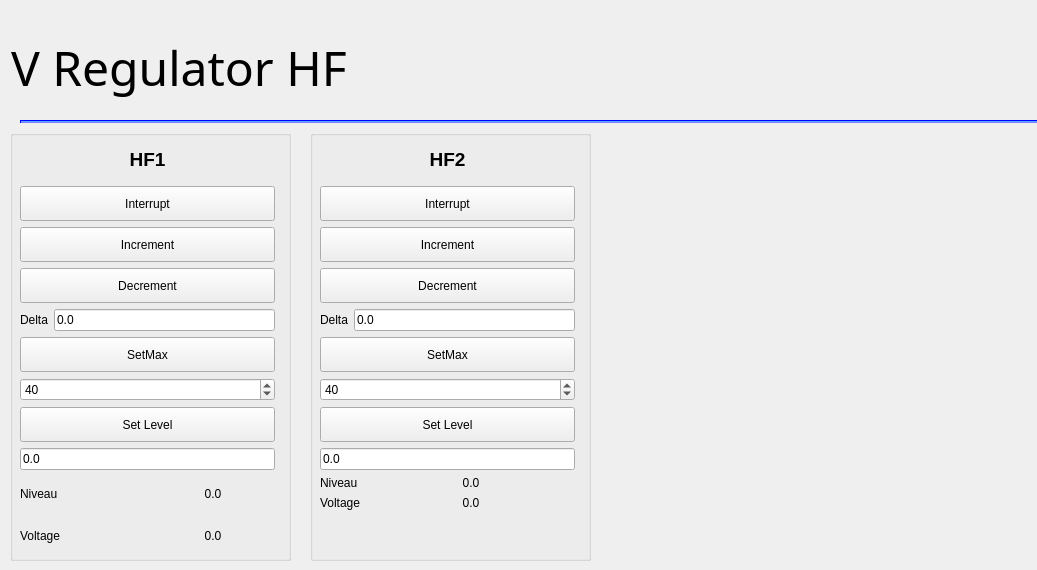
<?xml version="1.0" encoding="UTF-8"?>
<ui version="4.0">
 <class>VoltageRegulatorGui</class>
 <widget class="QWidget" name="VoltageRegulatorGui">
  <property name="geometry">
   <rect>
    <x>0</x>
    <y>0</y>
    <width>1037</width>
    <height>570</height>
   </rect>
  </property>
  <property name="sizePolicy">
   <sizepolicy hsizetype="Maximum" vsizetype="Maximum">
    <horstretch>0</horstretch>
    <verstretch>0</verstretch>
   </sizepolicy>
  </property>
  <property name="maximumSize">
   <size>
    <width>1900</width>
    <height>1200</height>
   </size>
  </property>
  <property name="windowTitle">
   <string>Form</string>
  </property>
  <property name="styleSheet">
   <string notr="true"/>
  </property>
  <widget class="QWidget" name="layoutWidget">
   <property name="geometry">
    <rect>
     <x>11</x>
     <y>13</y>
     <width>1631</width>
     <height>111</height>
    </rect>
   </property>
   <layout class="QHBoxLayout" name="horizontalLayout_3">
    <item>
     <widget class="QLabel" name="label_4">
      <property name="maximumSize">
       <size>
        <width>16777215</width>
        <height>78</height>
       </size>
      </property>
      <property name="font">
       <font>
        <family>padmaa</family>
        <pointsize>40</pointsize>
       </font>
      </property>
      <property name="styleSheet">
       <string notr="true">border: none
</string>
      </property>
      <property name="text">
       <string>&lt;html&gt;&lt;head/&gt;&lt;body&gt;&lt;p&gt;&lt;span style=&quot; font-size:36pt;&quot;&gt;V Regulator HF&lt;/span&gt;&lt;/p&gt;&lt;/body&gt;&lt;/html&gt;</string>
      </property>
     </widget>
    </item>
    <item>
     <spacer name="horizontalSpacer">
      <property name="orientation">
       <enum>Qt::Horizontal</enum>
      </property>
      <property name="sizeHint" stdset="0">
       <size>
        <width>40</width>
        <height>20</height>
       </size>
      </property>
     </spacer>
    </item>
    <item>
     <spacer name="horizontalSpacer_3">
      <property name="orientation">
       <enum>Qt::Horizontal</enum>
      </property>
      <property name="sizeHint" stdset="0">
       <size>
        <width>40</width>
        <height>20</height>
       </size>
      </property>
     </spacer>
    </item>
    <item>
     <layout class="QHBoxLayout" name="horizontalLayout_6"/>
    </item>
   </layout>
  </widget>
  <widget class="Line" name="line">
   <property name="geometry">
    <rect>
     <x>20</x>
     <y>120</y>
     <width>1540</width>
     <height>3</height>
    </rect>
   </property>
   <property name="styleSheet">
    <string notr="true">#line {
border: 0.5px solid blue;
background: rgb(85, 170, 255);
        border-style: inset;
}</string>
   </property>
   <property name="orientation">
    <enum>Qt::Horizontal</enum>
   </property>
  </widget>
  <widget class="QGroupBox" name="groupBox_4">
   <property name="geometry">
    <rect>
     <x>10</x>
     <y>130</y>
     <width>281</width>
     <height>431</height>
    </rect>
   </property>
   <property name="title">
    <string/>
   </property>
   <widget class="QWidget" name="verticalLayoutWidget_6">
    <property name="geometry">
     <rect>
      <x>10</x>
      <y>10</y>
      <width>255</width>
      <height>413</height>
     </rect>
    </property>
    <layout class="QVBoxLayout" name="verticalLayout_6">
     <item>
      <widget class="QLabel" name="label_13">
       <property name="sizePolicy">
        <sizepolicy hsizetype="Minimum" vsizetype="Preferred">
         <horstretch>0</horstretch>
         <verstretch>0</verstretch>
        </sizepolicy>
       </property>
       <property name="minimumSize">
        <size>
         <width>0</width>
         <height>40</height>
        </size>
       </property>
       <property name="maximumSize">
        <size>
         <width>16777215</width>
         <height>40</height>
        </size>
       </property>
       <property name="text">
        <string>&lt;html&gt;&lt;head/&gt;&lt;body&gt;&lt;p&gt;&lt;span style=&quot; font-size:14pt; font-weight:600;&quot;&gt;HF1&lt;/span&gt;&lt;/p&gt;&lt;/body&gt;&lt;/html&gt;</string>
       </property>
       <property name="alignment">
        <set>Qt::AlignCenter</set>
       </property>
      </widget>
     </item>
     <item>
      <widget class="QPushButton" name="pushButton_interrupt">
       <property name="minimumSize">
        <size>
         <width>0</width>
         <height>35</height>
        </size>
       </property>
       <property name="text">
        <string>Interrupt</string>
       </property>
      </widget>
     </item>
     <item>
      <widget class="QPushButton" name="pushButton_increment">
       <property name="minimumSize">
        <size>
         <width>0</width>
         <height>35</height>
        </size>
       </property>
       <property name="text">
        <string>Increment</string>
       </property>
      </widget>
     </item>
     <item>
      <widget class="QPushButton" name="pushButton_decrement">
       <property name="minimumSize">
        <size>
         <width>0</width>
         <height>35</height>
        </size>
       </property>
       <property name="text">
        <string>Decrement</string>
       </property>
      </widget>
     </item>
     <item>
      <layout class="QHBoxLayout" name="horizontalLayout_4">
       <item>
        <widget class="QLabel" name="label_6">
         <property name="text">
          <string>Delta</string>
         </property>
        </widget>
       </item>
       <item>
        <widget class="QLineEdit" name="lineEdit_delta">
         <property name="text">
          <string>0.0</string>
         </property>
        </widget>
       </item>
      </layout>
     </item>
     <item>
      <widget class="QPushButton" name="pushButton_max">
       <property name="minimumSize">
        <size>
         <width>0</width>
         <height>35</height>
        </size>
       </property>
       <property name="text">
        <string>SetMax</string>
       </property>
      </widget>
     </item>
     <item>
      <widget class="QSpinBox" name="spinBox_max">
       <property name="value">
        <number>40</number>
       </property>
      </widget>
     </item>
     <item>
      <widget class="QPushButton" name="pushButton_setlevel">
       <property name="minimumSize">
        <size>
         <width>0</width>
         <height>35</height>
        </size>
       </property>
       <property name="text">
        <string>Set Level</string>
       </property>
      </widget>
     </item>
     <item>
      <widget class="QLineEdit" name="lineEdit_setpoint">
       <property name="text">
        <string>0.0</string>
       </property>
      </widget>
     </item>
     <item>
      <layout class="QHBoxLayout" name="horizontalLayout">
       <item>
        <widget class="QLabel" name="label">
         <property name="text">
          <string>Niveau</string>
         </property>
        </widget>
       </item>
       <item>
        <widget class="QLabel" name="label_niveau">
         <property name="text">
          <string>0.0</string>
         </property>
         <property name="alignment">
          <set>Qt::AlignCenter</set>
         </property>
        </widget>
       </item>
      </layout>
     </item>
     <item>
      <layout class="QHBoxLayout" name="horizontalLayout_2">
       <item>
        <widget class="QLabel" name="label_2">
         <property name="text">
          <string>Voltage</string>
         </property>
        </widget>
       </item>
       <item>
        <widget class="QLabel" name="label_voltage">
         <property name="text">
          <string>0.0</string>
         </property>
         <property name="alignment">
          <set>Qt::AlignCenter</set>
         </property>
        </widget>
       </item>
      </layout>
     </item>
    </layout>
   </widget>
  </widget>
  <widget class="QGroupBox" name="groupBox_5">
   <property name="geometry">
    <rect>
     <x>310</x>
     <y>130</y>
     <width>281</width>
     <height>431</height>
    </rect>
   </property>
   <property name="title">
    <string/>
   </property>
   <widget class="QWidget" name="verticalLayoutWidget_7">
    <property name="geometry">
     <rect>
      <x>10</x>
      <y>10</y>
      <width>255</width>
      <height>413</height>
     </rect>
    </property>
    <layout class="QVBoxLayout" name="verticalLayout_7">
     <item>
      <widget class="QLabel" name="label_14">
       <property name="sizePolicy">
        <sizepolicy hsizetype="Minimum" vsizetype="Preferred">
         <horstretch>0</horstretch>
         <verstretch>0</verstretch>
        </sizepolicy>
       </property>
       <property name="minimumSize">
        <size>
         <width>0</width>
         <height>40</height>
        </size>
       </property>
       <property name="maximumSize">
        <size>
         <width>16777215</width>
         <height>40</height>
        </size>
       </property>
       <property name="text">
        <string>&lt;html&gt;&lt;head/&gt;&lt;body&gt;&lt;p&gt;&lt;span style=&quot; font-size:14pt; font-weight:600;&quot;&gt;HF2&lt;/span&gt;&lt;/p&gt;&lt;/body&gt;&lt;/html&gt;</string>
       </property>
       <property name="alignment">
        <set>Qt::AlignCenter</set>
       </property>
      </widget>
     </item>
     <item>
      <widget class="QPushButton" name="pushButton_interrupt_2">
       <property name="minimumSize">
        <size>
         <width>0</width>
         <height>35</height>
        </size>
       </property>
       <property name="text">
        <string>Interrupt</string>
       </property>
      </widget>
     </item>
     <item>
      <widget class="QPushButton" name="pushButton_increment_2">
       <property name="minimumSize">
        <size>
         <width>0</width>
         <height>35</height>
        </size>
       </property>
       <property name="text">
        <string>Increment</string>
       </property>
      </widget>
     </item>
     <item>
      <widget class="QPushButton" name="pushButton_decrement_2">
       <property name="minimumSize">
        <size>
         <width>0</width>
         <height>35</height>
        </size>
       </property>
       <property name="text">
        <string>Decrement</string>
       </property>
      </widget>
     </item>
     <item>
      <layout class="QHBoxLayout" name="horizontalLayout_5">
       <item>
        <widget class="QLabel" name="label_7">
         <property name="text">
          <string>Delta</string>
         </property>
        </widget>
       </item>
       <item>
        <widget class="QLineEdit" name="lineEdit_delta_2">
         <property name="text">
          <string>0.0</string>
         </property>
        </widget>
       </item>
      </layout>
     </item>
     <item>
      <widget class="QPushButton" name="pushButton_max_2">
       <property name="minimumSize">
        <size>
         <width>0</width>
         <height>35</height>
        </size>
       </property>
       <property name="text">
        <string>SetMax</string>
       </property>
      </widget>
     </item>
     <item>
      <widget class="QSpinBox" name="spinBox_max_2">
       <property name="value">
        <number>40</number>
       </property>
      </widget>
     </item>
     <item>
      <widget class="QPushButton" name="pushButton_setlevel_2">
       <property name="minimumSize">
        <size>
         <width>0</width>
         <height>35</height>
        </size>
       </property>
       <property name="text">
        <string>Set Level</string>
       </property>
      </widget>
     </item>
     <item>
      <widget class="QLineEdit" name="lineEdit_setpoint_2">
       <property name="text">
        <string>0.0</string>
       </property>
      </widget>
     </item>
     <item>
      <layout class="QFormLayout" name="formLayout">
       <item row="0" column="0">
        <widget class="QLabel" name="label_3">
         <property name="text">
          <string>Niveau</string>
         </property>
        </widget>
       </item>
       <item row="0" column="1">
        <widget class="QLabel" name="label_niveau_2">
         <property name="text">
          <string>0.0</string>
         </property>
         <property name="alignment">
          <set>Qt::AlignCenter</set>
         </property>
        </widget>
       </item>
       <item row="1" column="0">
        <widget class="QLabel" name="label_5">
         <property name="text">
          <string>Voltage</string>
         </property>
        </widget>
       </item>
       <item row="1" column="1">
        <widget class="QLabel" name="label_voltage_2">
         <property name="text">
          <string>0.0</string>
         </property>
         <property name="alignment">
          <set>Qt::AlignCenter</set>
         </property>
        </widget>
       </item>
      </layout>
     </item>
    </layout>
   </widget>
  </widget>
 </widget>
 <resources/>
 <connections/>
</ui>
